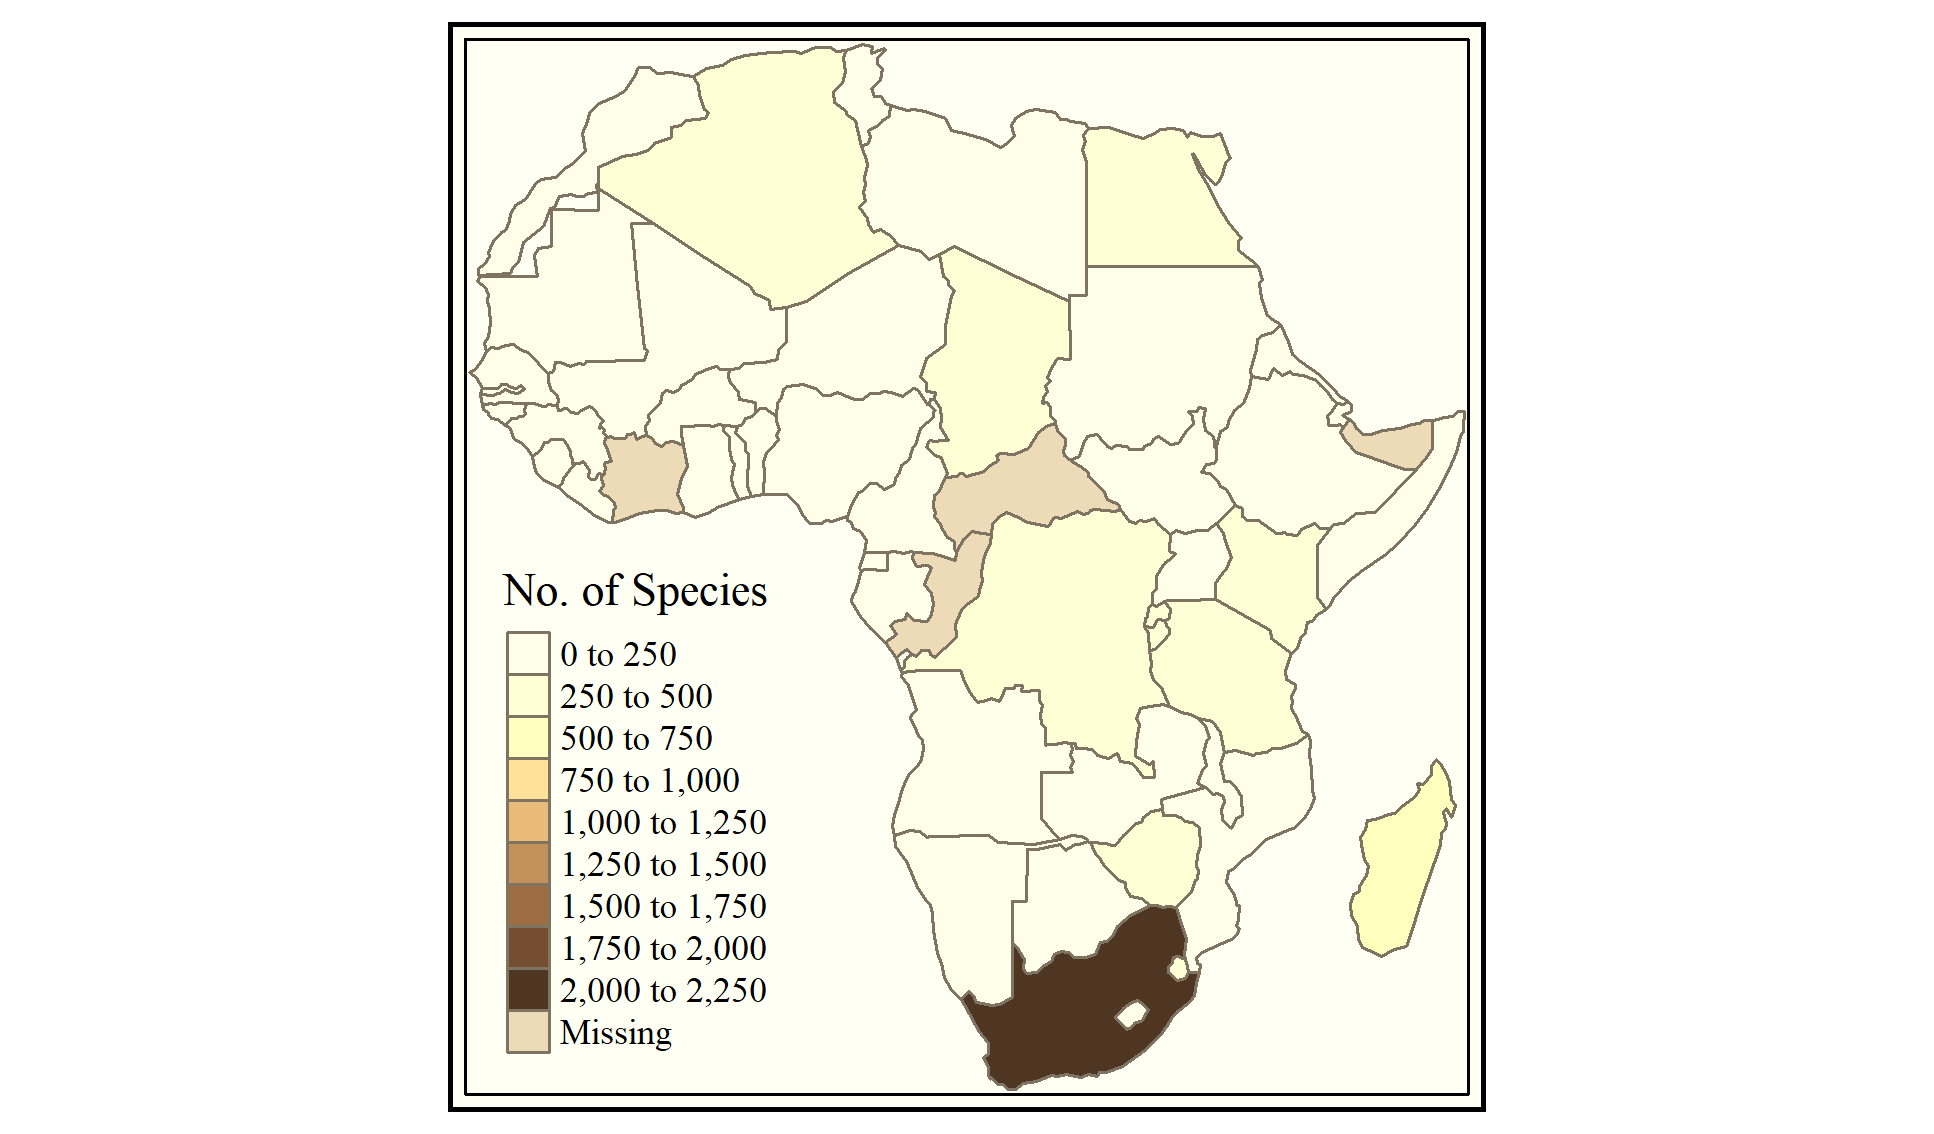

Write the R code that produced this figure.
###-----------------------###
## Week 26 Tidytuesday     ##
## Created by Kigen Tembu  ##
## 24/9/2018               ##
#---------------------------#

library(tidyverse)
library(tmap)
library(RCurl)
library(sf)
library(spData)
library(spDataLarge)

## read in data
url<- 'https://raw.githubusercontent.com/rfordatascience/tidytuesday/master/data/2018-09-25/africa_species.csv'
Invasive_sp <- read.csv(text = getURL(url),
                        header = T) 
Invasive_sp1 <- select(Invasive_sp,country,species)%>%
                distinct()%>%
                count(country)%>%
                mutate('No. of Species'= n,name = as.character(country))%>%
                mutate( name_long = str_replace_all(name,c('United Republic of Tanzania' = 'Tanzania',
                                                           'Gambia \\(the\\)' = 'The Gambia',
                                                            'Swaziland' = 'eSwatini')))
                                                        

##  Merge with Africa shape file

africa_sf <- filter(world,continent == 'Africa')
africa_mg <- left_join(africa_sf,Invasive_sp1,by = 'name_long')

## plot
breaks <- c(0,2.5,5,7.5,10,12.5,15,17.5,20,22.5)*100
africa <-tm_shape(africa_mg)+
         tm_polygons(col = 'No. of Species',breaks = breaks)+
         tm_style('classic')
tmap_save(tm = africa,'week26.png')

                
